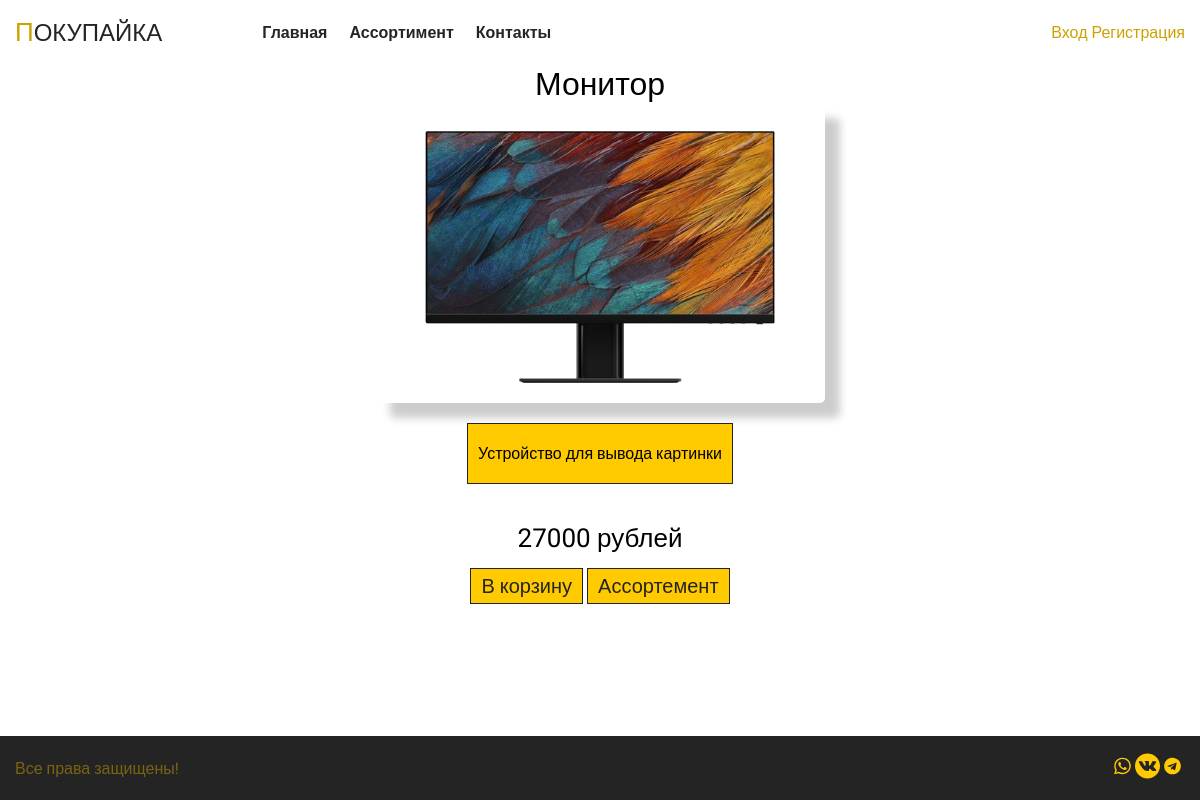
/product/78, run on the app's committed database.
### tables this page shows
CREATE TABLE `product` (
  `id` bigint NOT NULL,
  `name` varchar(100) NOT NULL,
  `description` varchar(2000) DEFAULT 'Отсуствует',
  `price` float NOT NULL
);

### application/controllers/MainController.php (called while the page is built, shortened)
<?php
class MainController extends Controller
{
    public function __construct($route)
    {
        $this->view->layout = 'other';
    }
    public function productAction(){
        $id = $this->route['id'];
        $Collection = $this->model->getProductCollectionList($id);
        $var = [
            'data' => $Collection
        ];
        $this->view->render('Покупайка', $var);
    }
}

### index.php (called while the page is built, shortened)
<?php
spl_autoload_register(function ($class) {
    $path = str_replace('\\', '/', $class.'.php');
});
$item = new Router();
$item->run();

### application/lib/Db.php (called while the page is built, shortened)
<?php
class Db {
    protected $db;
    public function __construct() {
        $config = require 'application/config/db.php';
        try{
            $this->db = new PDO('mysql:host='.$config['host'].';dbname='.$config['database'], $config['login'], $config['password']);
        }
        catch (\PDOException $e){
            $this->db = new PDO('mysql:host='.$config['reserve'].';dbname='.$config['database'], $config['login'], $config['password']);
        }
    }
    public function query($sql, $params = []) {
        $stmt = $this->db->prepare($sql);
        $stmt->execute();
        return $stmt;
    }
    public function row($sql, $params = []) {
        $result = $this->query($sql, $params);
        return $result->fetchAll(PDO::FETCH_ASSOC);
    }
}

### application/config/db.php (called while the page is built)
<?php
$path = $_SERVER['DOCUMENT_ROOT']."/settings.json";
$json = file_get_contents($path);
$db = json_decode($json, true);
return $db['database'];

### application/models/Main.php (called while the page is built, shortened)
<?php
class Main extends Model{
    public function getProductCollectionList($id){
        $Where = "where ";
        if(is_array($id)){
            foreach ($id as $element){
                $Where .= "id=$element or ";
            }
            $Where = rtrim($Where, " or ");
        }
        else{
            $Where .= "id=$id";
        }
        return $this->db->row("select * from product $Where");
    }
}

### application/core/Controller.php (called while the page is built, shortened)
<?php
abstract class Controller{
    public function __construct($route) {
        $this->route = $route;
        $this->model = $this->loadModel($route['controller']);
    }
    public function loadModel($name) {
        $path = 'application\models\\'.ucfirst($name);
        if (class_exists($path)) {
            return new $path;
        }
    }
}

### application/core/Model.php (called while the page is built, shortened)
<?php
abstract class Model{
    public function __construct()
    {
        $this->db = new Db();
    }
}

### application/views/main/product.php (the view)
<div class="container">
    <div class="aboutProduct__block">
        <h1><?=$data[0]['name']?></h1>
        <img src="/public/materials/<?=$data[0]['id']?>.png" alt="Фотография товара">
        <p><?=$data[0]['description']?></p>
        <br>
        <span><?=$data[0]['price']?> рублей</span>
        <div>
            <a href="">В корзину</a>
            <a href="/assortment">Ассортемент</a>
        </div>
    </div>
</div>

### public/styles/ministyle.css (style rules this page uses)
:root { --first--color: #cda200; --second--color: #242424; --opacity--color: rgba(237, 191, 18, 0.9); }
* { margin: 0; padding: 0; box-sizing: border-box; font-weight: normal; }
html,body { height: 100%; font-family: 'Roboto', sans-serif; }
body { background: #fff; font-size: 16px; font-weight: normal; font-style: normal; }
.container { width: 100%; max-width: 1200px; padding: 0 15px; margin: 0 auto; }
.aboutProduct__block { display: flex; flex-direction: column; justify-content: center; align-items: center }
.aboutProduct__block img { width: 450px; height: 300px; -webkit-box-shadow: 15px 15px 8px 0px rgba(0, 0, 0, 0.2); -moz-box-shadow: 15px 15px 8px 0px rgba(0, 0, 0, 0.2); box-shadow: 15px 15px 8px 0px rgba(0, 0, 0, 0.2); border-radius: 5px; }
.aboutProduct__block p { padding: 20px 10px; border: #242424 1px solid; background-color: #ffca00; margin: 20px; overflow-wrap: break-word; max-width: 500px; }
.aboutProduct__block span { font-size: 26px; animation: border-animation 5s infinite linear; }
.aboutProduct__block div { margin: 20px 0; gap: 20px; }
.aboutProduct__block div a { text-decoration: none; color: #242424; background-color: #ffca00; font-size: 20px; padding: 5px 10px; border: #242424 1px solid; }

### data on the page
product: name "Монитор", description "Устройство для вывода картинки", price "27000"
